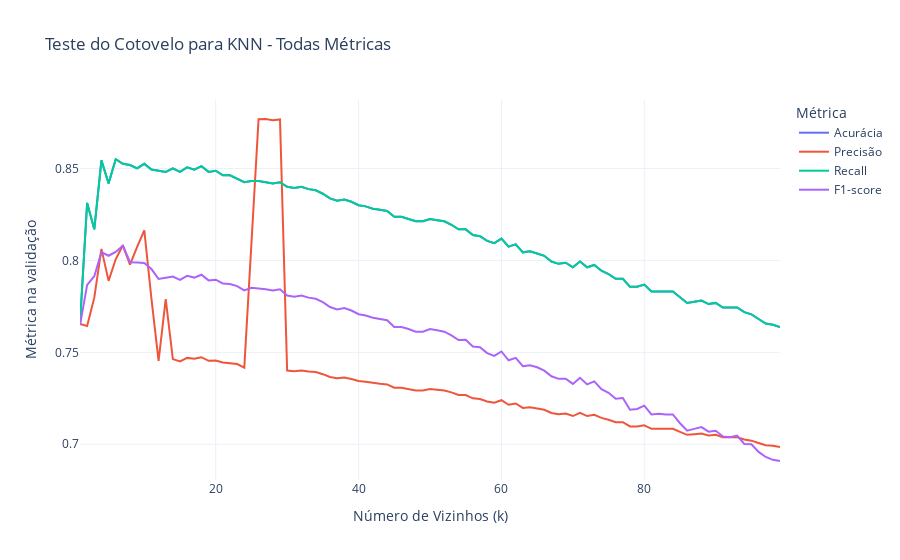

Source (notebook cell):
### Code cell
# Gráfico interativo do teste do cotovelo
fig = go.Figure()
fig.add_trace(go.Scatter(x=list(k_range), y=scores, mode='lines', name='Acurácia'))
fig.add_trace(go.Scatter(x=list(k_range), y=precisions, mode='lines', name='Precisão'))
fig.add_trace(go.Scatter(x=list(k_range), y=recalls, mode='lines', name='Recall'))
fig.add_trace(go.Scatter(x=list(k_range), y=f1s, mode='lines', name='F1-score'))
fig.update_layout(
    title='Teste do Cotovelo para KNN - Todas Métricas',
    xaxis_title='Número de Vizinhos (k)',
    yaxis_title='Métrica na validação',
    legend_title='Métrica',
    template='plotly_white'
)
fig.show()
